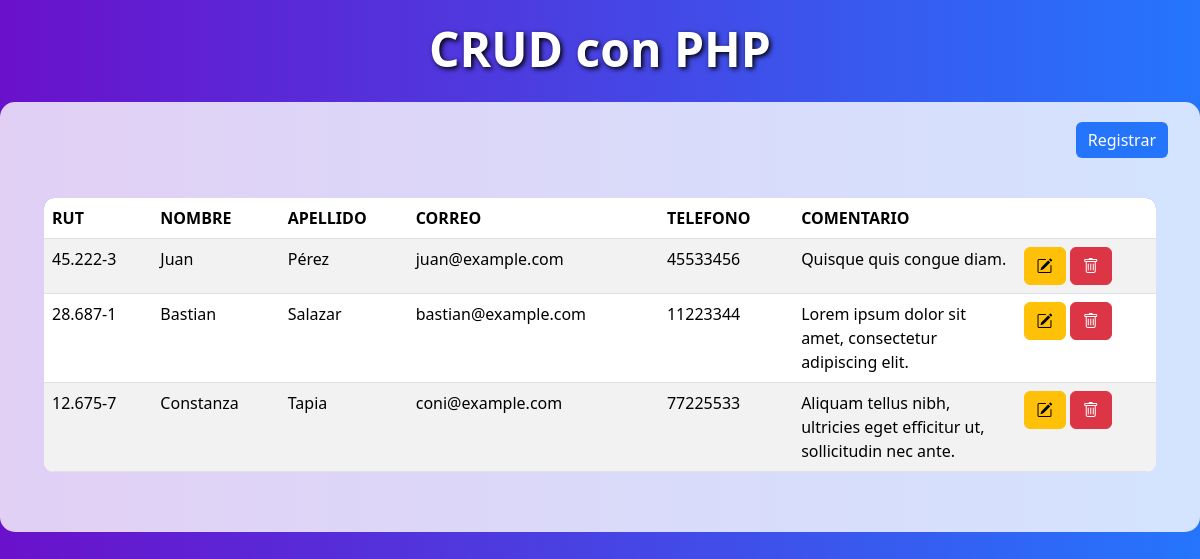
The page / on the database its author committed.
### tables this page shows
CREATE TABLE `usuarios` (
  `id` int(11) NOT NULL,
  `rut` varchar(20) NOT NULL,
  `nombre` varchar(50) NOT NULL,
  `apellido` varchar(50) NOT NULL,
  `correo` varchar(100) NOT NULL,
  `telefono` varchar(15) NOT NULL,
  `comentario` text NOT NULL,
  `fecha` datetime NOT NULL
);

### index.php (the view, shortened to what this page needs)
<!DOCTYPE html>
<html lang="en">
<head>
    <link href="https://cdn.jsdelivr.net/npm/bootstrap@5.3.3/dist/css/bootstrap.min.css" rel="stylesheet">
    <link rel="stylesheet" href="https://cdn.jsdelivr.net/npm/bootstrap-icons@1.11.3/font/bootstrap-icons.min.css">
</head>
<body>
    <h1>CRUD con PHP</h1>
    <div class="container-fluid row mx-auto mt-4">
        <div class="d-flex justify-content-end mb-3">
            <a href="#" class="btn btn-small btn-primary" data-bs-toggle="modal" data-bs-target="#modalCrear">Registrar</a>
        </div>
        <div class="p-4">
            <table class="table table-striped table-hover">
                <thead>
                    <tr>
                        <th scope="col">RUT</th>
                        <th scope="col">NOMBRE</th>
                        <th scope="col">APELLIDO</th>
                        <th scope="col">CORREO</th>
                        <th scope="col">TELEFONO</th>
                        <th width="20%" scope="col">COMENTARIO</th>
                        <th scope="col"></th>
                    </tr>
                </thead>
                <tbody>
                    <?php
                    include "Modelo/conexion.php";
                    $sql = $conn->query("SELECT * FROM usuarios");
                    while ($datos = $sql->fetch_object()) { ?>
                        <tr>
                            <td><?php echo $datos->rut; ?></td>
                            <td><?php echo $datos->nombre; ?></td>
                            <td><?php echo $datos->apellido; ?></td>
                            <td><?php echo $datos->correo; ?></td>
                            <td><?php echo $datos->telefono; ?></td>
                            <td><?php echo $datos->comentario; ?></td>
                            <td>
                                <a href="#" class="btn btn-small btn-warning" data-bs-toggle="modal" data-bs-target="#modalEditar" data-bs-id="<?= $datos->id; ?>"><i class="bi bi-pencil-square"></i></a>
                                <a href="#" class="btn btn-small btn-danger" data-bs-toggle="modal" data-bs-target="#modalEliminar" data-bs-id="<?= $datos->id; ?>"><i class="bi bi-trash"></i></a>
                            </td>
                        </tr>
                    <?php } ?>
                </tbody>
            </table>
        </div>
    </div>
</body>
</html>

### index.php (style rules this page uses)
body { background: linear-gradient(to right, #6a11cb, #2575fc); color: #fff; }
h1 { margin-top: 20px; font-size: 3em; font-weight: bold; text-align: center; text-shadow: 2px 2px 5px #000; }
.container-fluid { background: rgba(255, 255, 255, 0.8); border-radius: 15px; padding: 20px; color: #333; }
.btn-primary { background: #2575fc; border: none; }
.table { background: #fff; border-radius: 10px; overflow: hidden; }
.table thead { background: #2575fc; color: #fff; }

### rows shown on the page
usuarios: rut "45.222-3", nombre "Juan", apellido "Pérez", correo "juan@example.com", telefono "45533456", comentario "Quisque quis congue diam."
usuarios: rut "28.687-1", nombre "Bastian", apellido "Salazar", correo "bastian@example.com", telefono "11223344", comentario "Lorem ipsum dolor sit amet, consectetur adipiscing elit."
usuarios: rut "12.675-7", nombre "Constanza", apellido "Tapia", correo "coni@example.com", telefono "77225533", comentario "Aliquam tellus nibh, ultricies eget efficitur ut, sollicitudin nec ante."
